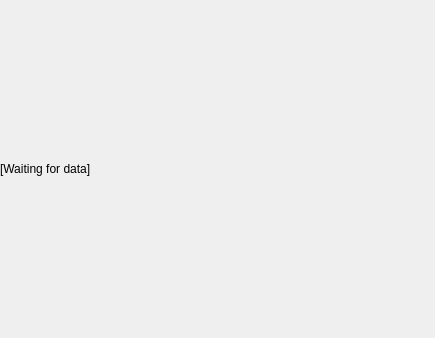
<?xml version="1.0" encoding="UTF-8"?>
<ui version="4.0">
 <class>Waterfall</class>
 <widget class="QWidget" name="Waterfall">
  <property name="geometry">
   <rect>
    <x>0</x>
    <y>0</y>
    <width>435</width>
    <height>338</height>
   </rect>
  </property>
  <property name="sizePolicy">
   <sizepolicy hsizetype="Ignored" vsizetype="Fixed">
    <horstretch>0</horstretch>
    <verstretch>0</verstretch>
   </sizepolicy>
  </property>
  <property name="windowTitle">
   <string>Waterfall plot</string>
  </property>
  <layout class="QGridLayout" name="gridLayout">
   <property name="margin">
    <number>0</number>
   </property>
   <item row="0" column="0">
    <widget class="QLabel" name="lbWaterfall">
     <property name="sizePolicy">
      <sizepolicy hsizetype="Preferred" vsizetype="Preferred">
       <horstretch>0</horstretch>
       <verstretch>0</verstretch>
      </sizepolicy>
     </property>
     <property name="minimumSize">
      <size>
       <width>0</width>
       <height>320</height>
      </size>
     </property>
     <property name="maximumSize">
      <size>
       <width>16777215</width>
       <height>320</height>
      </size>
     </property>
     <property name="text">
      <string>[Waiting for data]</string>
     </property>
     <property name="alignment">
      <set>Qt::AlignLeading|Qt::AlignLeft|Qt::AlignVCenter</set>
     </property>
    </widget>
   </item>
  </layout>
 </widget>
 <resources/>
 <connections/>
</ui>
